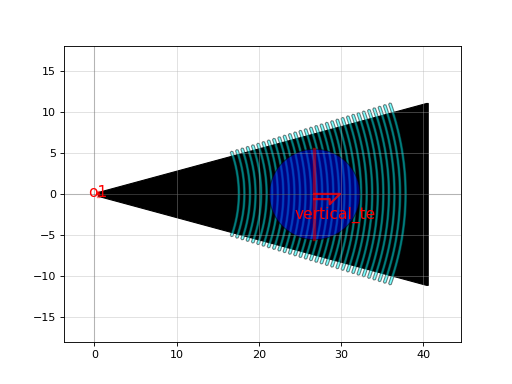

Python code for this plot:
import gdsfactory as gf

c = gf.components.grating_coupler_elliptical_trenches(polarization='te', fiber_marker_width=11.0, fiber_marker_layer=(203, 0), taper_length=16.6, taper_angle=30.0, trenches_extra_angle=9.0, wavelength=1.53, fiber_angle=15.0, grating_line_width=0.343, wg_width=0.5, neff=2.638, ncladding=1.443, layer=(1, 0), layer_trench=(2, 0), p_start=26, n_periods=30, end_straight_length=0.2)
c.plot()
